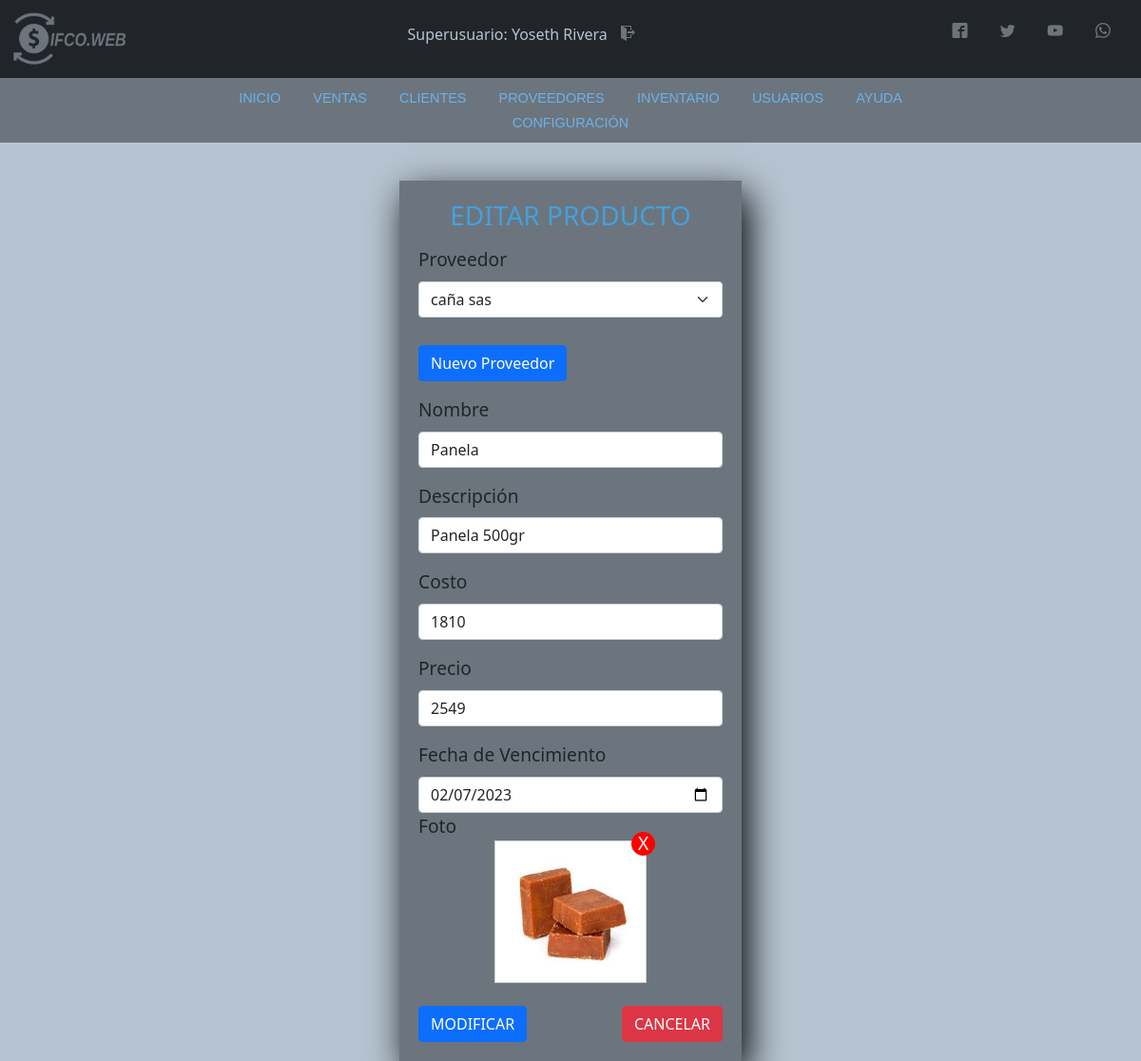
/Vista/html/edit_product.php?usr=1 (signed in), run on the app's committed database.
### tables this page shows
CREATE TABLE `usuario` (
  `codUsuario` int(11) NOT NULL,
  `id` varchar(20) DEFAULT NULL,
  `tipoId` varchar(11) DEFAULT NULL,
  `nombre` varchar(50) DEFAULT NULL,
  `direccion` text NOT NULL,
  `telefono` varchar(20) NOT NULL,
  `correo` varchar(100) DEFAULT NULL,
  `usuario` varchar(15) DEFAULT NULL,
  `clave` varchar(100) DEFAULT NULL,
  `rol` varchar(20) DEFAULT NULL
);

CREATE TABLE `producto` (
  `codproducto` int(11) NOT NULL,
  `nombre` varchar(50) DEFAULT NULL,
  `descripcion` varchar(100) DEFAULT NULL,
  `proveedor` int(11) DEFAULT NULL,
  `costo` decimal(11,0) DEFAULT NULL,
  `precio` decimal(11,0) DEFAULT NULL,
  `cantidad` int(11) DEFAULT NULL,
  `date_add` datetime NOT NULL DEFAULT current_timestamp(),
  `fechaVencimiento` date NOT NULL,
  `usuario_id` int(11) NOT NULL,
  `estatus` int(11) NOT NULL DEFAULT 1,
  `foto` text DEFAULT NULL
);

CREATE TABLE `proveedor` (
  `codproveedor` int(11) NOT NULL,
  `id` varchar(20) DEFAULT NULL,
  `tipoIdProveedor` varchar(3) DEFAULT NULL,
  `proveedor` varchar(100) DEFAULT NULL,
  `contacto` varchar(100) DEFAULT NULL,
  `telefono` varchar(20) DEFAULT NULL,
  `direccion` text DEFAULT NULL,
  `correo` varchar(100) NOT NULL
);

### Vista/html/edit_product.php (the view, shortened to what this page needs)
<?php
include '../../includes/conexion.php';
include '../../includes/header.php';
include '../../includes/nav.php';
include '../../includes/script.php';
if ($_SESSION['rol'] == 'Administrador' || $_SESSION['rol'] == 'Vendedor' || $_SESSION['rol'] == 'Superusuario') {
    if (empty($_GET['usr'])) {
        header('Location: inventarios.php');
    } else {
        $id_producto = $_REQUEST['usr'];
        $query_producto = mysqli_query($conexion, "SELECT p.codproducto, p.nombre, p.descripcion, p.costo, p.precio, p.fechaVencimiento, pr.proveedor, pr.codproveedor, p.foto FROM producto p INNER JOIN proveedor pr ON p.proveedor = pr.codproveedor WHERE p.codproducto = $id_producto AND p.estatus = 1");
        $result_producto = mysqli_num_rows($query_producto);
        $foto = '';
        $classRemove = 'notBlock';
        if ($result_producto > 0) {
            $data_producto = mysqli_fetch_assoc($query_producto);
            if ($data_producto['foto'] != 'img_producto.png') {
                $classRemove = '';
                $foto = '<img id="img" src="../img/uploads/' . $data_producto['foto'] . '" alt="Producto">';
            }
        } else {
            header('Location: inventarios.php');
        }
    }
?>
    <!DOCTYPE html>
    <html lang="en">
    <head>
    </head>
    <body>
        <div class="agregar-usuario" id="modificar-usuario">
            <form action="" class="inventario" method="POST" enctype="multipart/form-data">
                <h3> EDITAR PRODUCTO</h3>
                <div class="mb-4">
                    <label for="proveedor" class="form-label mt-2">Proveedor</label>
                    <select name="proveedor" id="proveedor" class="form-select notItemOne">
                        <option value="<?php echo $data_producto['codproveedor']; ?>" selected><?php echo $data_producto['proveedor']; ?></option>
                    </select><br>
                    <a href="new_proveedor.php" target="_blank">
                        <button type="button" class="btn btn-primary">Nuevo Proveedor</button>
                    </a><br>
                    <label for="nombre" class="form-label mt-3">Nombre</label>
                    <input type="text" name="nombre" id="nombre" placeholder="Nombre del Producto" class="form-control" value="<?php echo $data_producto['nombre'] ?>" required>
                    <label for="descripcion" class="form-label mt-3">Descripción</label>
                    <input type="text" name="descripcion" id="descripcion" placeholder="Descripción del Producto" class="form-control" value="<?php echo $data_producto['descripcion'] ?>" required>
                    <label for="costo" class="form-label mt-3">Costo</label>
                    <input type="number" name="costo" id="costo" placeholder="Costo del Producto" class="form-control" value="<?php echo $data_producto['costo'] ?>" required>
                    <label for="precio" class="form-label mt-3">Precio</label>
                    <input type="number" name="precio" id="precio" placeholder="Precio del producto" class="form-control" value="<?php echo $data_producto['precio'] ?>" required>
                    <label for="fechaVence" class="form-label mt-3">Fecha de Vencimiento</label>
                    <input type="date" name="fechaVence" id="fechaVence" class="form-control" value="<?php echo $data_producto['fechaVencimiento'] ?>" required>
                    <div class="photo">
                        <label for="foto">Foto</label>
                        <div class="prevPhoto">
                            <span class="delPhoto <?php echo $classRemove; ?>">X</span>
                            <label for="foto"></label>
                            <?php echo $foto; ?>
                        </div>
                    </div>
                </div>
                <div class="d-flex justify-content-between">
                    <input class="btn btn-primary" type="submit" value="MODIFICAR">
                    <a href="inventarios.php"><input class="btn btn-danger" type="button" value="CANCELAR"></a>
                </div>
            </form>
        </div>
    </body>
    </html>
<?php } ?>

### includes/header.php (shortened to what this page needs)
<?php
include 'conexion.php';
$id = $_SESSION['id'];
$sentence = "SELECT nombre, rol, codUsuario FROM usuario WHERE id = '" . $id . "' ";
$result = $conexion->query($sentence);
$row = $result->fetch_assoc();
?>
<!DOCTYPE html>
<html lang="es">
<head>
    <link rel="stylesheet" href="../css/estilos.css">
    <link rel="stylesheet" href="../../font.css">
</head>
<body>
    <nav class="navbar navbar-dark bg-dark">
        <div class="container-fluid">
            <a class="navbar-brand" href="panel_principal.php"><img src="../img/LOGO_gris.png" alt="logo" width="130px"></a>
            <h4 id="user">
                <?php
                echo utf8_decode($row['rol']);
                echo ": ";
                echo utf8_decode($row['nombre']);
                ?>
                <a href="../../Controlador/exit.php" class="icon-salir icon-exit"></a>
            </h4>
            <div class="redes">
                <ul>
                    <li>
                        <a href="https://es-es.facebook.com/" class="icon icon-facebook2" target="blank"></a>
                        <a href="https://twitter.com/" class="icon icon-twitter" target="blank"></a>
                        <a href="https://www.youtube.com/" class="icon icon-youtube" target="blank"></a>
                        <a href="https://www.whatsapp.com" class="icon icon-whatsapp" target="blank"></a>
                    </li>
                </ul>
            </div>
        </div>
    </nav>
</body>
</html>

### Vista/css/estilos.css (style rules this page uses)
* { margin: 0; padding: 0; }
body { background-color: #b6c4d1 !important; font-family: Zona Pro, Sans-Serif; }
#user { color: #b6c4d1; font-size: medium; }
.icon { color: #6c757d; text-decoration: none; padding: 10px; margin-right: 10px; }
.icon-salir { color: #6c757d; text-decoration: none; padding: 10px; margin-right: 10px; }
.agregar-usuario { width: 30%; font-size: 1.2rem; margin-top: 40px; margin-left: 35%; padding: 20px; box-shadow: 7px 13px 37px #000; float: left; background: #6c757d; display: block; }
.inventario h3 { text-align: center; color: #43a0df; }
.prevPhoto { display: flex; justify-content: space-between; width: 160px; height: 150px; border: 1px solid #CCC; position: relative; cursor: pointer; background: url(../images/uploads/user.png); background-repeat: no-repeat; background-size: cover; background-position: center center; margin: auto; }
.prevPhoto label { cursor: pointer; width: 100%; height: 100%; position: absolute; top: 0; left: 0; z-index: 2; }
.prevPhoto img { width: 100%; height: 100%; }
.delPhoto { color: #FFF; display: -webkit-flex; display: -moz-flex; display: -ms-flex; display: -o-flex; display: flex; justify-content: center; align-items: center; border-radius: 50%; width: 25px; height: 25px; background: red; position: absolute; right: -10px; top: -10px; z-index: 10; }
.notItemOne option:first-child { display: none; }

### data on the page
usuario: rol "Superusuario", nombre "Yoseth Rivera"
producto: proveedor "caña sas", nombre "Panela", descripcion "Panela 500gr", costo "1810", precio "2549", fechaVence "02/07/2023", foto (picture)
